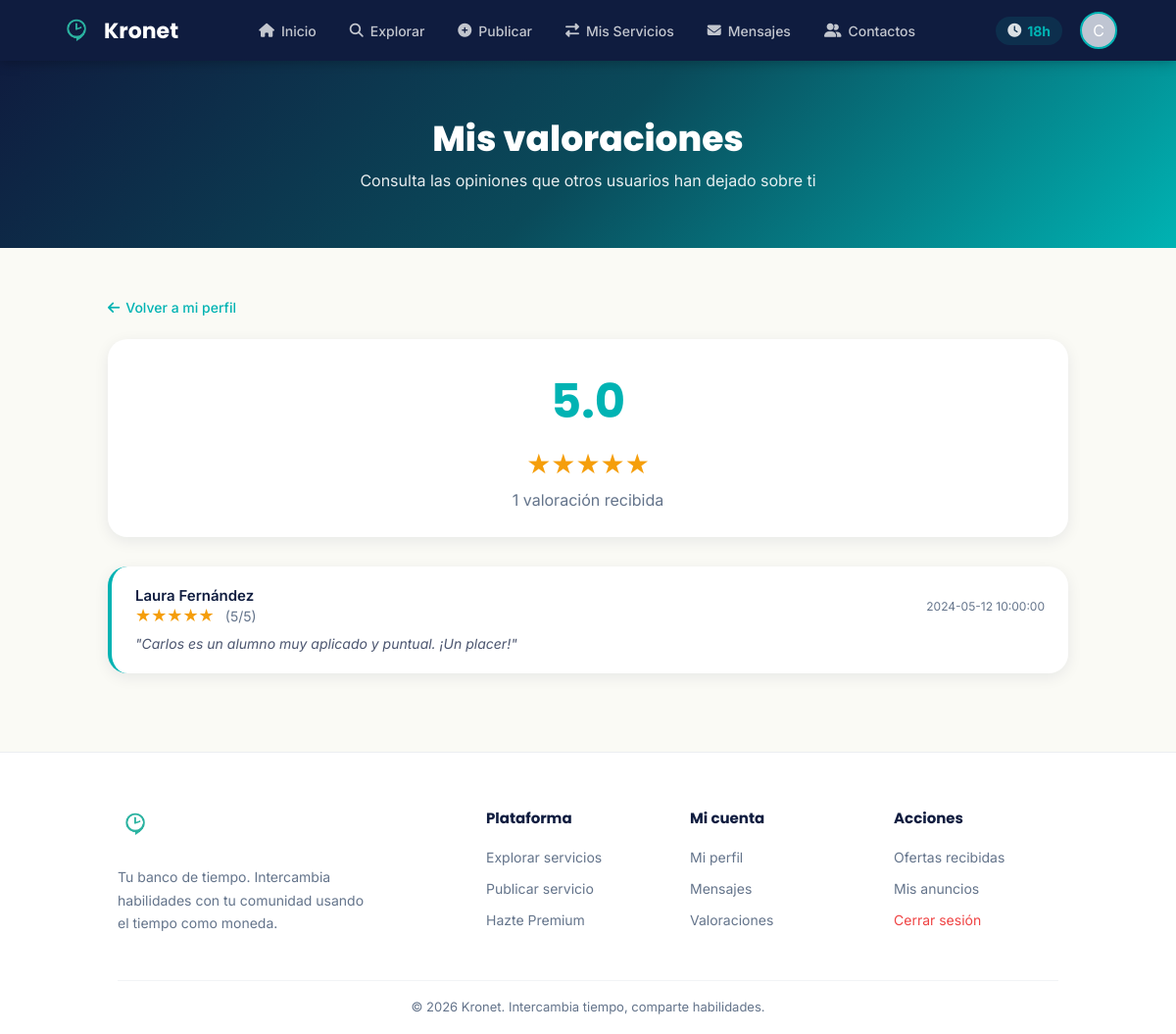
The app's page /public/valoraciones/mis-valoraciones (signed in) with its own data.
### tables this page shows
CREATE TABLE usuarios (
    id_usuario          INT AUTO_INCREMENT PRIMARY KEY,
    nombre              VARCHAR(100)            NOT NULL,
    email               VARCHAR(150) UNIQUE     NOT NULL,
    contrasenia_hash    VARCHAR(255)            NOT NULL,
    descripcion         TEXT,
    tipo_usuario        VARCHAR(50)             DEFAULT 'registrado',   
    fecha_registro      DATETIME                DEFAULT CURRENT_TIMESTAMP,
    saldo_monedas       INT                     DEFAULT 5,              
    estado_cuenta       VARCHAR(50)             DEFAULT 'activa'        
);

CREATE TABLE valoraciones (
    id_valoracion        INT AUTO_INCREMENT PRIMARY KEY,
    id_usuario_autor     INT,
    id_usuario_destino   INT,
    puntuacion           INT CHECK (puntuacion BETWEEN 1 AND 5),
    comentario           TEXT,
    fecha                DATETIME    DEFAULT CURRENT_TIMESTAMP,

    FOREIGN KEY (id_usuario_autor)   REFERENCES usuarios(id_usuario) ON DELETE CASCADE,
    FOREIGN KEY (id_usuario_destino) REFERENCES usuarios(id_usuario) ON DELETE CASCADE
);

### app/controllers/ValoracionController.php (called while the page is built, shortened)
<?php
require_once __DIR__ . '/../models/Valoracion.php';
require_once __DIR__ . '/../models/User.php';
class ValoracionController {
    public function misValoraciones() {
        $miId = (int)$_SESSION['id_usuario'];
        $valoraciones = Valoracion::findByDestinatario($miId);
        $media = Valoracion::mediaUsuario($miId);
        require __DIR__ . '/../views/valoraciones/listado.php';
    }
}

### public/index.php (called while the page is built, shortened)
<?php
    require_once __DIR__ . '/../routes/web.php';
?>

### app/models/User.php (called while the page is built, shortened)
<?php
require_once __DIR__ . '/../../config/conexion_db.php';
class User {
    public static function findById($id) {
        global $pdo;
        $stmt = $pdo->prepare("SELECT * FROM usuarios WHERE id_usuario = ?");
        $stmt->execute([$id]);
        return $stmt->fetch(PDO::FETCH_ASSOC);
    }
}

### app/models/Valoracion.php (called while the page is built, shortened)
<?php
require_once __DIR__ . '/../../config/conexion_db.php';
class Valoracion {
    public static function findByDestinatario($idUsuario) {
        global $pdo;
        $stmt = $pdo->prepare("
            SELECT v.*, u.nombre AS nombre_autor
            FROM valoraciones v
            JOIN usuarios u ON v.id_usuario_autor = u.id_usuario
            WHERE v.id_usuario_destino = ?
            ORDER BY v.fecha DESC
        ");
        $stmt->execute([$idUsuario]);
        return $stmt->fetchAll(PDO::FETCH_ASSOC);
    }
    public static function mediaUsuario($idUsuario) {
        global $pdo;
        $stmt = $pdo->prepare("
            SELECT AVG(puntuacion) AS media, COUNT(*) AS total
            FROM valoraciones
            WHERE id_usuario_destino = ?
        ");
        $stmt->execute([$idUsuario]);
        $res = $stmt->fetch(PDO::FETCH_ASSOC);
        return ['media' => (float)($res['media'] ?? 0), 'total' => (int)($res['total'] ?? 0)];
    }
}

### app/views/valoraciones/listado.php (the view, shortened to what this page needs)
<?php
require __DIR__ . '/../partials/head.php';
require __DIR__ . '/../partials/navbar.php';
?>
<section class="hero-section hero-compact">
    <h1>Mis valoraciones</h1>
    <p>Consulta las opiniones que otros usuarios han dejado sobre ti</p>
</section>
<div class="page-wrap">
    <a class="back-link" href="/kronet/public/perfil"><i class="fas fa-arrow-left"></i> Volver a mi perfil</a>
    <div class="card" style="text-align:center; margin-bottom:30px;">
        <?php if ($media['total'] > 0): ?>
            <div style="font-size:48px; font-weight:700; color:var(--azul-verdoso); font-family:'Poppins', sans-serif;">
                <?= number_format($media['media'], 1) ?>
            </div>
            <div class="stars-display" style="font-size:28px; margin:10px 0;">
                <?php
                $m = round($media['media']);
                for ($i = 1; $i <= 5; $i++) {
                    echo $i <= $m ? '★' : '<span class="empty">★</span>';
                }
                ?>
            </div>
            <p style="color:var(--gris-texto);">
                <?= (int)$media['total'] ?> valoración<?= $media['total'] != 1 ? 'es' : '' ?> recibida<?= $media['total'] != 1 ? 's' : '' ?>
            </p>
        <?php else: ?>
            <div style="font-size:48px; font-weight:700; color:var(--gris-suave);">—</div>
            <p style="color:var(--gris-texto);">Todavía no tienes valoraciones</p>
        <?php endif; ?>
    </div>
    <?php if (empty($valoraciones)): ?>
        <div class="empty-state">
            <div class="empty-icon"><i class="fas fa-star-half-alt"></i></div>
            <p>Cuando completes intercambios, otros usuarios podrán valorarte aquí.</p>
        </div>
    <?php else: ?>
        <div class="profile-main-col">
            <?php foreach ($valoraciones as $v): ?>
                <div class="valoracion-card">
                    <div class="vc-header">
                        <div>
                            <div class="vc-autor"><?= htmlspecialchars($v['nombre_autor']) ?></div>
                            <div class="stars-display">
                                <?php for ($i = 1; $i <= 5; $i++) echo $i <= $v['puntuacion'] ? '★' : '<span class="empty">★</span>'; ?>
                                <span style="font-size:14px; color:var(--gris-texto); margin-left:6px;">(<?= (int)$v['puntuacion'] ?>/5)</span>
                            </div>
                        </div>
                        <div class="vc-fecha"><?= htmlspecialchars($v['fecha']) ?></div>
                    </div>
                    <?php if (!empty($v['comentario'])): ?>
                        <div class="vc-comentario">"<?= htmlspecialchars($v['comentario']) ?>"</div>
                    <?php endif; ?>
                </div>
            <?php endforeach; ?>
        </div>
    <?php endif; ?>
</div>
<?php require __DIR__ . '/../partials/footer.php'; ?>

### app/views/partials/navbar.php (shortened to what this page needs)
<?php
require_once __DIR__ . '/../../models/User.php';
$navActive = $navActive ?? '';
$navUserId = $_SESSION['id_usuario'] ?? null;
$navUser   = $navUserId ? User::findById($navUserId) : null;
$navUnreadMsg = $navUserId ? Mensaje::contarNoLeidos($navUserId) : 0;
if (!function_exists('navItem')) {
    function navItem($active, $current, $href, $icon, $label, $badge = 0) {
        $cls = $active === $current ? ' class="active"' : '';
        $badgeHtml = $badge > 0 ? '<span class="nav-badge">' . ($badge > 9 ? '9+' : $badge) . '</span>' : '';
        echo '<li><a href="' . $href . '"' . $cls . '><i class="' . $icon . '"></i> ' . $label . $badgeHtml . '</a></li>';
    }
}
?>
<nav class="navbar">
    <a href="/kronet/public/" class="logo-container">
        <div class="logo-icon">
            <img src="/kronet/public/assets/images/logo.png" alt="Kronet">
        </div>
        <span class="logo-text">Kronet</span>
    </a>
    <ul class="nav-menu" id="navMenu">
        <?php navItem($navActive, 'inicio',    '/kronet/public/',                'fas fa-home',         'Inicio'); ?>
        <?php if ($navUser): ?>
            <?php navItem($navActive, 'publicar',  '/kronet/public/anuncios/crear',                'fas fa-plus-circle',  'Publicar'); ?>
            <?php navItem($navActive, 'servicios', '/kronet/public/intercambios/mis-intercambios', 'fas fa-exchange-alt', 'Mis Servicios'); ?>
            <?php navItem($navActive, 'mensajes',  '/kronet/public/mensajes',  'fas fa-envelope',      'Mensajes', $navUnreadMsg); ?>
            <?php navItem($navActive, 'contactos', '/kronet/public/contactos', 'fas fa-user-friends',  'Contactos'); ?>
        <?php endif; ?>
    </ul>
    <div class="nav-user">
        <?php if ($navUser): ?>
            <div class="credits-badge" title="Tu saldo de créditos de tiempo">
                <i class="fas fa-clock"></i>
                <strong><?= (int)$navUser['saldo_monedas'] ?>h</strong>
            </div>
            <a href="/kronet/public/perfil" class="avatar-nav" title="Mi perfil">
                <?= strtoupper(substr($navUser['nombre'] ?? 'U', 0, 1)) ?>
            </a>
        <?php endif; ?>
    </div>
</nav>

### public/assets/css/kronet.css (style rules this page uses)
:root { --azul-profundo: #0F1C3F; --azul-medio: #0a4a5a; --azul-verdoso: #00B3B3; --verde-azulado: #2ED573; --blanco-marfil: #FAFAF5; --gris-suave: #BFC5D2; --gris-claro: #E2E8F0; --gris-texto: #64748b; --gradiente-kronet: linear-gradient(135deg, var(--azul-profundo), var(--azul-verdoso)); --gradiente-hero: linear-gradient(135deg, #0F1C3F 0%, #0a4a5a 50%, #00B3B3 100%); --sombra: 0 4px 15px rgba(15, 28, 63, 0.08); --sombra-media: 0 8px 25px rgba(15, 28, 63, 0.12); --radio: 14px; --radio-lg: 20px; }
*, *::before, *::after { margin: 0; padding: 0; box-sizing: border-box; }
html { scroll-behavior: smooth; }
body { font-family: 'Inter', sans-serif; background-color: var(--blanco-marfil); color: var(--azul-profundo); font-size: 16px; min-height: 100vh; display: flex; flex-direction: column; }
a { color: var(--azul-verdoso); text-decoration: none; transition: opacity 0.2s; }
h1, h2, h3, h4, h5, .logo-text { font-family: 'Poppins', sans-serif; font-weight: 700; color: var(--azul-profundo); }
.navbar { display: flex; justify-content: space-between; align-items: center; padding: 12px 5%; background: var(--azul-profundo); box-shadow: 0 2px 12px rgba(0, 0, 0, 0.25); position: sticky; top: 0; z-index: 1000; }
.logo-container { display: flex; align-items: center; gap: 10px; text-decoration: none; }
.logo-text { font-size: 22px; color: white; }
.logo-icon { width: 36px; height: 36px; display: flex; align-items: center; justify-content: center; color: white; font-size: 16px; }
.logo-icon img { width: 100%; height: 100%; object-fit: contain; }
.nav-menu { display: flex; list-style: none; gap: 4px; align-items: center; }
.nav-menu li a, .nav-menu li span { display: flex; align-items: center; gap: 7px; padding: 9px 15px; border-radius: 25px; font-weight: 500; font-size: 14px; color: rgba(255,255,255,0.75); cursor: pointer; transition: background 0.2s, color 0.2s; text-decoration: none; position: relative; }
.nav-user { display: flex; align-items: center; gap: 18px; }
.credits-badge { font-size: 14px; color: rgba(255,255,255,0.85); display: flex; align-items: center; gap: 6px; font-weight: 500; background: rgba(0,179,179,0.12); padding: 6px 12px; border-radius: 20px; }
.credits-badge strong { color: var(--azul-verdoso); font-weight: 700; }
.avatar-nav { width: 38px; height: 38px; border-radius: 50%; border: 2px solid var(--azul-verdoso); cursor: pointer; background: var(--gris-suave); display: flex; align-items: center; justify-content: center; font-size: 16px; color: white; overflow: hidden; }
.hero-section { background: var(--gradiente-hero); color: white; padding: 100px 5% 90px; text-align: center; }
.hero-section.hero-compact { padding: 60px 5% 55px; }
.hero-section h1 { font-size: 52px; color: white; margin-bottom: 18px; line-height: 1.12; font-weight: 800; }
.hero-section.hero-compact h1 { font-size: 36px; margin-bottom: 10px; }
.hero-section p { font-size: 18px; max-width: 620px; margin: 0 auto 32px; opacity: 0.9; color: white; line-height: 1.6; }
.hero-section.hero-compact p { font-size: 16px; margin-bottom: 0; }
.card { background: white; border-radius: var(--radio-lg); box-shadow: var(--sombra); padding: 28px; }
.page-wrap, .page-wrap-wide { width: 100%; margin: 0 auto; padding: 50px 5% 80px; }
.page-wrap { max-width: 1100px; }
.back-link { display: inline-flex; align-items: center; gap: 6px; color: var(--azul-verdoso); font-size: 14px; font-weight: 500; margin-bottom: 24px; text-decoration: none; }
.profile-main-col { display: flex; flex-direction: column; gap: 24px; }
.stars-display { color: #F59E0B; font-size: 18px; }
.valoracion-card { background: white; border-radius: var(--radio-lg); box-shadow: var(--sombra); padding: 20px 24px; border-left: 4px solid var(--azul-verdoso); }
.valoracion-card .vc-header { display: flex; justify-content: space-between; align-items: center; margin-bottom: 8px; flex-wrap: wrap; gap: 8px; }
.valoracion-card .vc-autor { font-weight: 600; font-size: 15px; }
.valoracion-card .vc-fecha { font-size: 12px; color: var(--gris-texto); }
.valoracion-card .vc-comentario { font-size: 14px; color: rgba(15,28,63,0.75); line-height: 1.5; font-style: italic; margin-top: 8px; }

### records on screen
usuarios: saldo_monedas "18", nombre "C"
valoraciones: id_usuario_autor.nombre "Laura Fernández", puntuacion "5", fecha "2024-05-12 10:00:00", comentario "Carlos es un alumno muy aplicado y puntual. ¡Un placer!"

### other values on screen
$label "Inicio Explorar Publicar Mis Servicios Mensajes Contactos"
$media['media'] "5.0"
$media['total'] "1"
